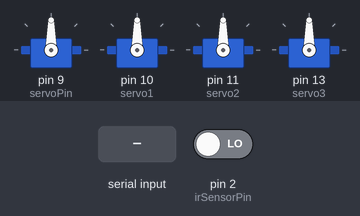
Recording of a sketch running on a simulated Arduino Uno, built with avr-gcc and run on an emulated ATmega328P. Shown: 4 × servo. The inputs (shaded band) are chosen by the test bench; at power-on: pin 2 (irSensorPin) LOW.

Above: at 5.0 s.
5.1 s: pin 2 (irSensorPin) driven HIGH
At 8.4 s:
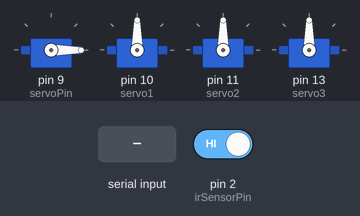
9.5 s: "10\n" received over Serial
At 11.2 s:
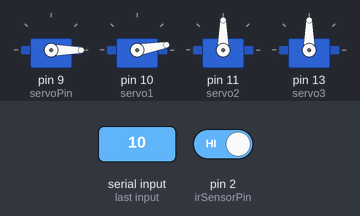
11.5 s: "11\n" received over Serial
At 13.2 s:
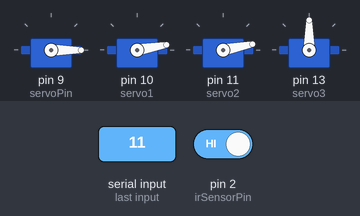
13.5 s: "13\n" received over Serial
At 15.2 s:
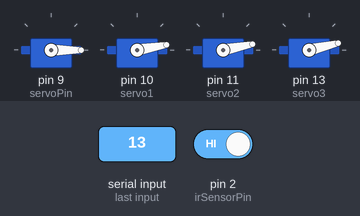
15.5 s: pin 2 (irSensorPin) driven LOW
At 17.4 s:
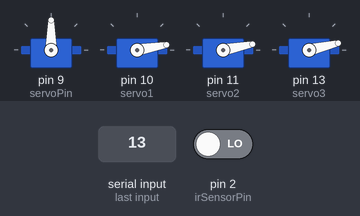
Timing chart, 0 to 18.5 s (numbered marks = the images above; inputs shaded):
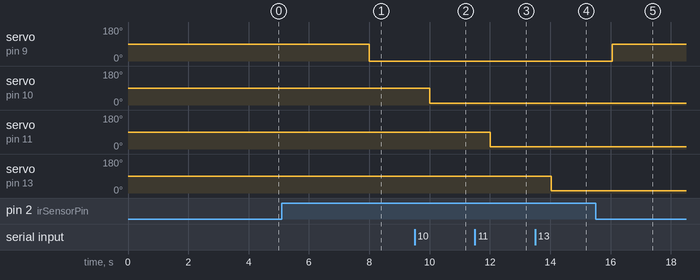

The sketch:

Arduino_code.ino
```cpp
#include <Servo.h>

const int irSensorPin = 2;  // Replace with the appropriate pin number
const int servoPin = 9;     // Replace with the appropriate servo pin number

Servo myservo;
int sensorValue;

Servo servo1;
Servo servo2;
Servo servo3;

void setup() {
  myservo.attach(servoPin);
  pinMode(irSensorPin, INPUT);

   servo1.attach(10);
  servo2.attach(11);
  servo3.attach(13);
  Serial.begin(9600);
}

void loop() {
  sensorValue = digitalRead(irSensorPin);

  if (sensorValue == HIGH) {
    myservo.write(0);  // Rotate the servo to the middle position
    delay(1000);       // Wait for 1 second
  } else {
    myservo.write(90);   // Rotate the servo to the left position
    delay(4000);       // Wait for 1 second
  }

   if (Serial.available()) {
    String command = Serial.readStringUntil('\n');
    int servoPin = command.substring(0, command.indexOf(':')).toInt();
    int angle = command.substring(command.indexOf(':') + 1).toInt();

    if (servoPin == 10) {
      servo1.write(angle);
    } else if (servoPin == 11) {
      servo2.write(angle);
    } else if (servoPin == 13) {
      servo3.write(angle);
    }

    delay(15);
  }
}
```

Measured:
- after the input at 5.1 s, servo on pin 9 (servoPin): 90° → 0° after 2.9 s
- after the input at 9.5 s, servo on pin 10 (servo1): 90° → 10° after 0.50 s
- after the input at 11.5 s, servo on pin 11 (servo2): 90° → 11° after 0.52 s
- after the input at 13.5 s, servo on pin 13 (servo3): 90° → 13° after 0.53 s
- after the input at 15.5 s, servo on pin 9 (servoPin): 0° → 90° after 0.55 s
